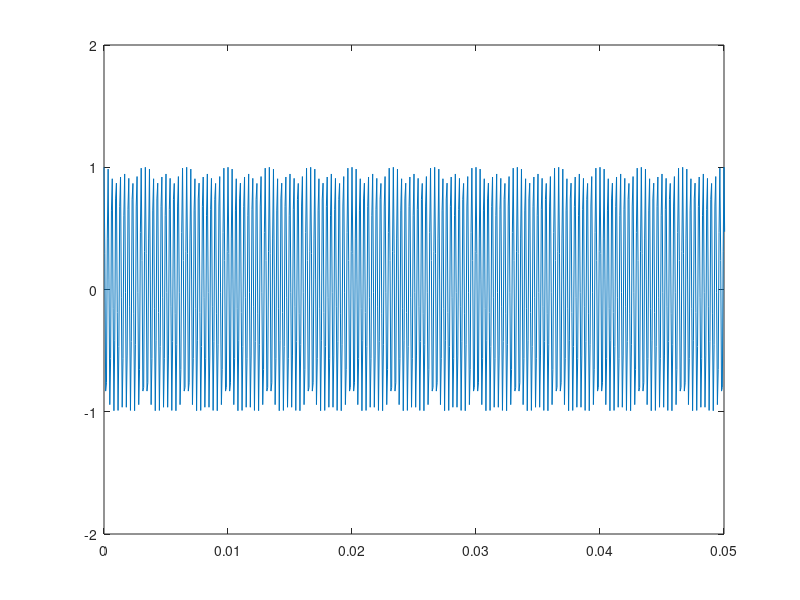
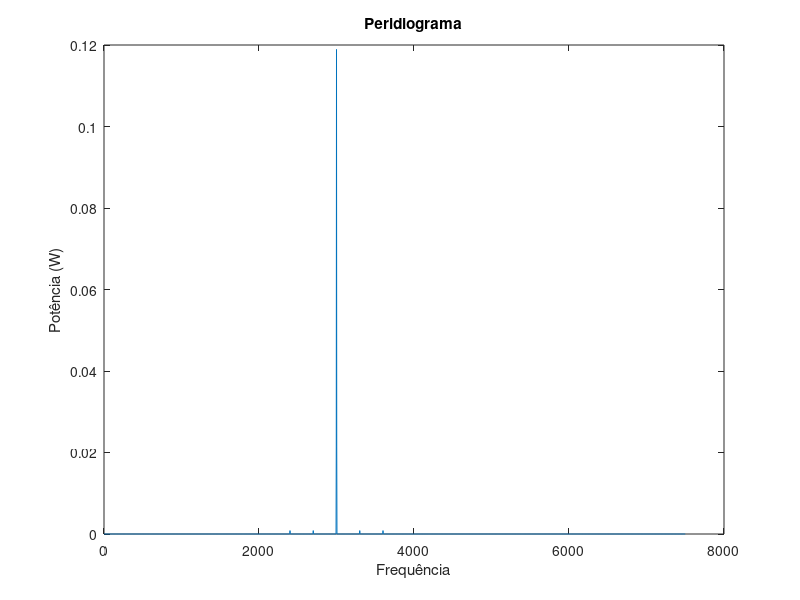

These figures' MATLAB source, in order:
clc; close all;clear all;     
%%Calculo do periodograma de uma modulação FM
Fs = 15000; % Sampling rate of signal
Fc = 3000; % Carrier frequency
N=5000;
t = [0:N-1]/Fs; % Sampling times
s1 = sin(2*pi*300*t)+2*sin(2*pi*600*t); % Channel 1
x = s1;
dev = 50; % Frequency deviation in modulated signal
y = fmmod(x,Fc,Fs,dev); % Modulate both channels.
%z = fmdemod(y,Fc,Fs,dev); % Demodulate both channels.
plot(t,y);
axis([0 0.05 -2 2]);
[pxx,f] = periodogram(y,hamming(length(y)),length(y),Fs,'power');
figure(2)
[pwrest,idx] = max(pxx);
plot(f,pxx);
title('Peridiograma');
xlabel('Frequência');
ylabel('Potência (W)');
disp(['A potência máxima ocorre em ' num2str(f(idx)) ' Hz' ] );
disp(['A potência estimada é ' num2str(pwrest) ] );